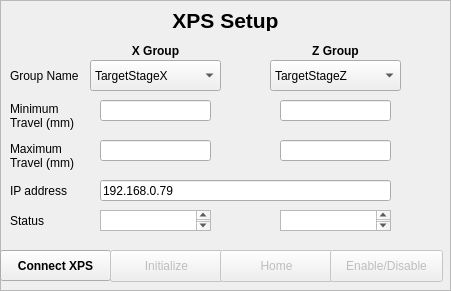
  <widget class="QFrame" name="frame">
   <property name="geometry">
    <rect>
     <x>220</x>
     <y>10</y>
     <width>451</width>
     <height>291</height>
    </rect>
   </property>
   <property name="frameShape">
    <enum>QFrame::StyledPanel</enum>
   </property>
   <property name="frameShadow">
    <enum>QFrame::Sunken</enum>
   </property>
   <widget class="QLabel" name="label_2">
    <property name="geometry">
     <rect>
      <x>10</x>
      <y>60</y>
      <width>81</width>
      <height>31</height>
     </rect>
    </property>
    <property name="text">
     <string>Group Name</string>
    </property>
   </widget>
   <widget class="QLabel" name="label">
    <property name="geometry">
     <rect>
      <x>10</x>
      <y>10</y>
      <width>431</width>
      <height>21</height>
     </rect>
    </property>
    <property name="font">
     <font>
      <pointsize>16</pointsize>
      <weight>75</weight>
      <bold>true</bold>
     </font>
    </property>
    <property name="autoFillBackground">
     <bool>true</bool>
    </property>
    <property name="text">
     <string>XPS Setup</string>
    </property>
    <property name="textFormat">
     <enum>Qt::AutoText</enum>
    </property>
    <property name="scaledContents">
     <bool>false</bool>
    </property>
    <property name="alignment">
     <set>Qt::AlignCenter</set>
    </property>
    <property name="textInteractionFlags">
     <set>Qt::LinksAccessibleByMouse</set>
    </property>
   </widget>
   <widget class="QLabel" name="label_5">
    <property name="geometry">
     <rect>
      <x>100</x>
      <y>40</y>
      <width>111</width>
      <height>21</height>
     </rect>
    </property>
    <property name="font">
     <font>
      <weight>75</weight>
      <bold>true</bold>
     </font>
    </property>
    <property name="text">
     <string>X Group</string>
    </property>
    <property name="textFormat">
     <enum>Qt::AutoText</enum>
    </property>
    <property name="scaledContents">
     <bool>false</bool>
    </property>
    <property name="alignment">
     <set>Qt::AlignCenter</set>
    </property>
    <property name="textInteractionFlags">
     <set>Qt::LinksAccessibleByMouse</set>
    </property>
   </widget>
   <widget class="QLabel" name="label_6">
    <property name="geometry">
     <rect>
      <x>280</x>
      <y>40</y>
      <width>111</width>
      <height>21</height>
     </rect>
    </property>
    <property name="font">
     <font>
      <weight>75</weight>
      <bold>true</bold>
     </font>
    </property>
    <property name="text">
     <string>Z Group</string>
    </property>
    <property name="textFormat">
     <enum>Qt::AutoText</enum>
    </property>
    <property name="scaledContents">
     <bool>false</bool>
    </property>
    <property name="alignment">
     <set>Qt::AlignCenter</set>
    </property>
    <property name="textInteractionFlags">
     <set>Qt::LinksAccessibleByMouse</set>
    </property>
   </widget>
   <widget class="QComboBox" name="x_stage_select">
    <property name="geometry">
     <rect>
      <x>90</x>
      <y>60</y>
      <width>131</width>
      <height>31</height>
     </rect>
    </property>
    <item>
     <property name="text">
      <string>TargetStageX</string>
     </property>
    </item>
    <item>
     <property name="text">
      <string>TargetStageZ</string>
     </property>
    </item>
   </widget>
   <widget class="QComboBox" name="z_stage_select">
    <property name="geometry">
     <rect>
      <x>270</x>
      <y>60</y>
      <width>131</width>
      <height>31</height>
     </rect>
    </property>
    <property name="currentIndex">
     <number>1</number>
    </property>
    <item>
     <property name="text">
      <string>TargetStageX</string>
     </property>
    </item>
    <item>
     <property name="text">
      <string>TargetStageZ</string>
     </property>
    </item>
   </widget>
   <widget class="QLabel" name="label_4">
    <property name="geometry">
     <rect>
      <x>10</x>
      <y>90</y>
      <width>81</width>
      <height>51</height>
     </rect>
    </property>
    <property name="autoFillBackground">
     <bool>false</bool>
    </property>
    <property name="text">
     <string>Minimum Travel (mm)</string>
    </property>
    <property name="wordWrap">
     <bool>true</bool>
    </property>
   </widget>
   <widget class="QLineEdit" name="x_min_trav_ip">
    <property name="geometry">
     <rect>
      <x>100</x>
      <y>100</y>
      <width>111</width>
      <height>21</height>
     </rect>
    </property>
   </widget>
   <widget class="QLineEdit" name="z_min_trav_ip">
    <property name="geometry">
     <rect>
      <x>280</x>
      <y>100</y>
      <width>111</width>
      <height>21</height>
     </rect>
    </property>
   </widget>
   <widget class="QLabel" name="label_7">
    <property name="geometry">
     <rect>
      <x>10</x>
      <y>130</y>
      <width>81</width>
      <height>51</height>
     </rect>
    </property>
    <property name="autoFillBackground">
     <bool>false</bool>
    </property>
    <property name="text">
     <string>Maximum Travel (mm)</string>
    </property>
    <property name="wordWrap">
     <bool>true</bool>
    </property>
   </widget>
   <widget class="QLineEdit" name="x_max_trav_ip">
    <property name="geometry">
     <rect>
      <x>100</x>
      <y>140</y>
      <width>111</width>
      <height>21</height>
     </rect>
    </property>
   </widget>
   <widget class="QLineEdit" name="z_max_trav_ip">
    <property name="geometry">
     <rect>
      <x>280</x>
      <y>140</y>
      <width>111</width>
      <height>21</height>
     </rect>
    </property>
   </widget>
   <widget class="QLabel" name="label_3">
    <property name="geometry">
     <rect>
      <x>10</x>
      <y>180</y>
      <width>81</width>
      <height>21</height>
     </rect>
    </property>
    <property name="text">
     <string>IP address</string>
    </property>
   </widget>
   <widget class="QLineEdit" name="ip_address_ip">
    <property name="geometry">
     <rect>
      <x>100</x>
      <y>180</y>
      <width>291</width>
      <height>21</height>
     </rect>
    </property>
    <property name="text">
     <string>192.168.0.79</string>
    </property>
   </widget>
   <widget class="QLabel" name="label_8">
    <property name="geometry">
     <rect>
      <x>10</x>
      <y>210</y>
      <width>81</width>
      <height>21</height>
     </rect>
    </property>
    <property name="text">
     <string>Status</string>
    </property>
   </widget>
   <widget class="QPushButton" name="connect_xps_bt">
    <property name="geometry">
     <rect>
      <x>0</x>
      <y>250</y>
      <width>111</width>
      <height>31</height>
     </rect>
    </property>
    <property name="font">
     <font>
      <weight>75</weight>
      <bold>true</bold>
     </font>
    </property>
    <property name="text">
     <string>Connect XPS</string>
    </property>
   </widget>
   <widget class="QPushButton" name="init_xps_bt">
    <property name="enabled">
     <bool>false</bool>
    </property>
    <property name="geometry">
     <rect>
      <x>110</x>
      <y>250</y>
      <width>113</width>
      <height>32</height>
     </rect>
    </property>
    <property name="autoFillBackground">
     <bool>false</bool>
    </property>
    <property name="text">
     <string>Initialize</string>
    </property>
   </widget>
   <widget class="QPushButton" name="home_xps_bt">
    <property name="enabled">
     <bool>false</bool>
    </property>
    <property name="geometry">
     <rect>
      <x>220</x>
      <y>250</y>
      <width>113</width>
      <height>32</height>
     </rect>
    </property>
    <property name="text">
     <string>Home</string>
    </property>
   </widget>
   <widget class="QPushButton" name="enable_dis_xps_bt">
    <property name="enabled">
     <bool>false</bool>
    </property>
    <property name="geometry">
     <rect>
      <x>330</x>
      <y>250</y>
      <width>113</width>
      <height>32</height>
     </rect>
    </property>
    <property name="text">
     <string>Enable/Disable</string>
    </property>
   </widget>
   <widget class="QTextBrowser" name="x_status">
    <property name="geometry">
     <rect>
      <x>100</x>
      <y>210</y>
      <width>111</width>
      <height>21</height>
     </rect>
    </property>
   </widget>
   <widget class="QTextBrowser" name="z_status">
    <property name="geometry">
     <rect>
      <x>280</x>
      <y>210</y>
      <width>111</width>
      <height>21</height>
     </rect>
    </property>
   </widget>
  </widget>
